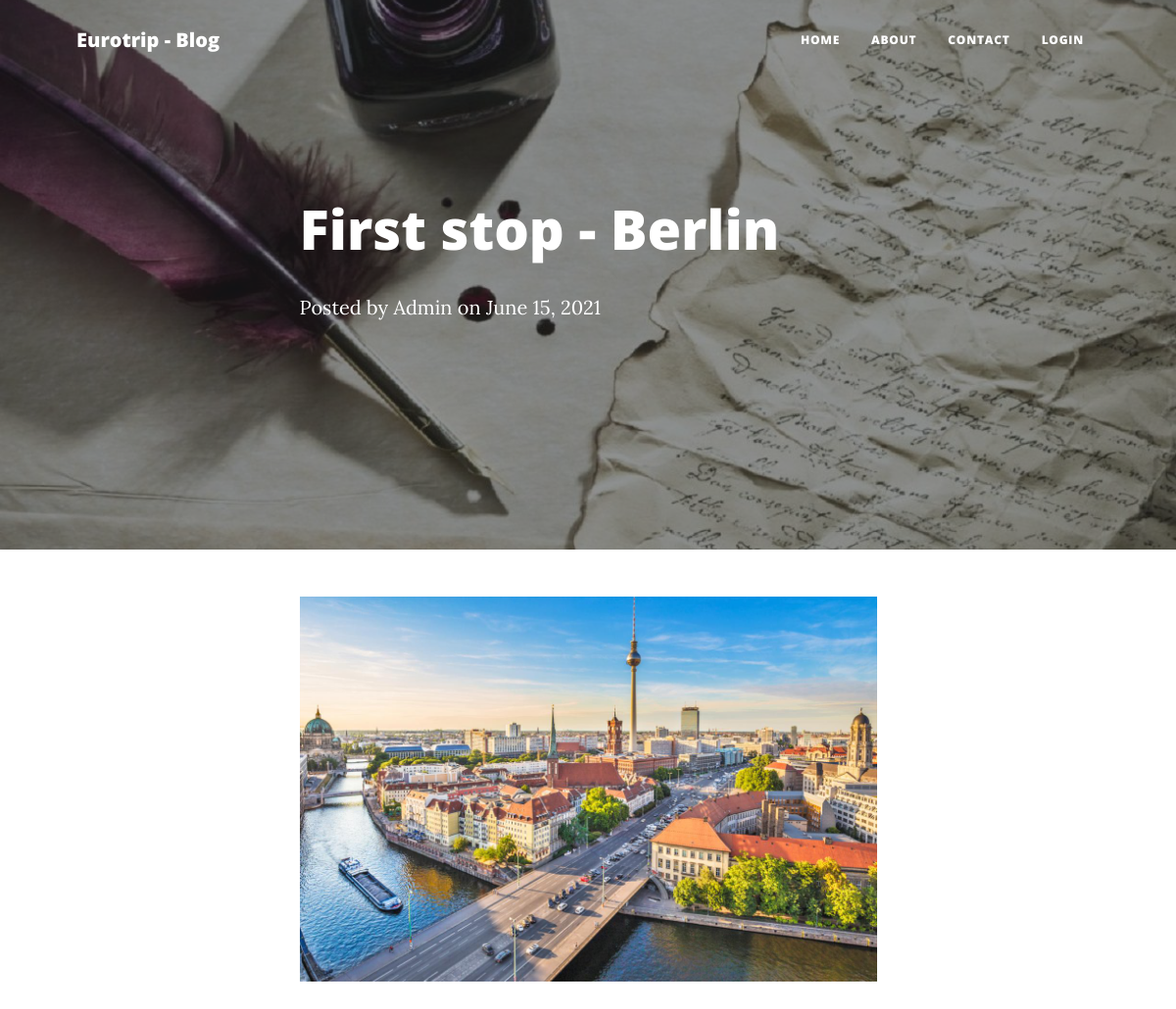
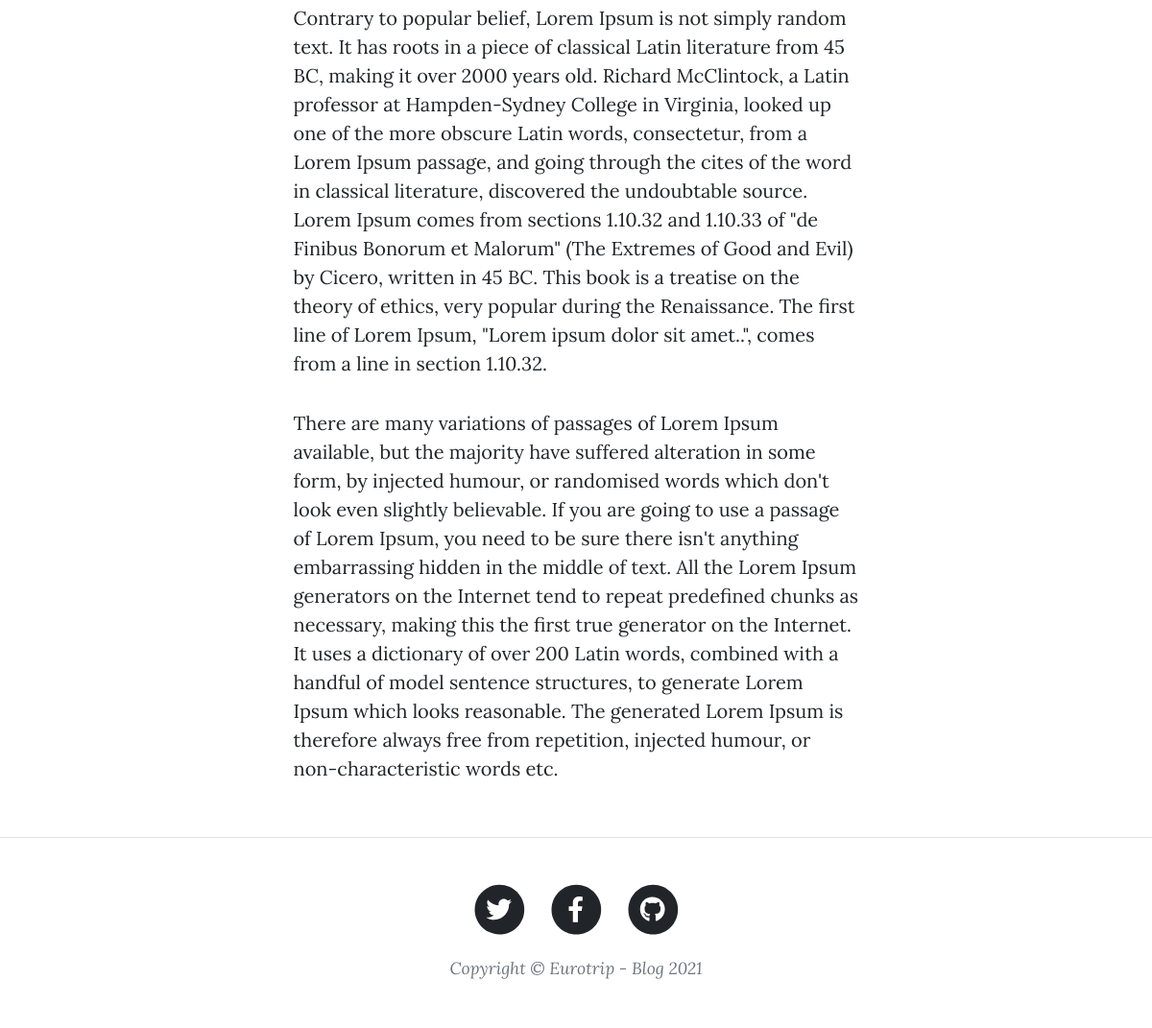
The app's page /single_post.php?post-slug=first-stop---berlin with its own data (2 pictures, top to bottom).
### tables this page shows
CREATE TABLE `posts` (
  `id` int(11) NOT NULL,
  `user_id` int(11) DEFAULT NULL,
  `title` varchar(255) NOT NULL,
  `slug` varchar(255) NOT NULL,
  `views` int(11) NOT NULL DEFAULT 0,
  `image` varchar(255) NOT NULL,
  `body` text NOT NULL,
  `published` tinyint(1) NOT NULL,
  `created_at` timestamp NOT NULL DEFAULT current_timestamp() ON UPDATE current_timestamp(),
  `updated_at` timestamp NOT NULL DEFAULT '0000-00-00 00:00:00'
);

### includes/public_functions.php (called while the page is built, shortened)
<?php
function getPostTopic($post_id){
	global $conn;
	$sql = "SELECT * FROM topics WHERE id=
			(SELECT topic_id FROM post_topic WHERE post_id=$post_id) LIMIT 1";
	$result = mysqli_query($conn, $sql);
	$topic = mysqli_fetch_assoc($result);
	return $topic;
}
function getPost($slug){
	global $conn;
	$post_slug = $_GET['post-slug'];
	$sql = "SELECT * FROM posts WHERE slug='$post_slug' AND published=true";
	$result = mysqli_query($conn, $sql);
	$post = mysqli_fetch_assoc($result);
	if ($post) {
		$post['topic'] = getPostTopic($post['id']);
	}
	return $post;
}
?>

### single_post.php (the view, shortened to what this page needs)
<?php  include('config.php'); ?>
<?php  include('includes/public_functions.php'); ?>
<?php
	if (isset($_GET['post-slug'])) {
		$post = getPost($_GET['post-slug']);
	}
	$roles = ['Admin','Author'];
?>
<?php include('includes/head_section.php'); ?>
</head>
<body>
	<?php include( ROOT_PATH . '/includes/navbar.php'); ?>
	<header class="masthead" style="background-image: url('static/images/post.jpg')">
				<div class="container position-relative px-4 px-lg-5">
					<div class="row gx-4 gx-lg-5 justify-content-center">
						<div class="col-md-10 col-lg-8 col-xl-7">
							<div class="post-heading">
								<h1 class="post-title"><?php echo $post['title']; ?></h1>
								<p class="post-meta">Posted by <?php echo $roles[$post['user_id'] -1]  ?>
									on
									<?php echo date("F j, Y ", strtotime($post["created_at"])); ?>
								</p>
							</div>
						</div>
					</div>
				</div>
			</header>
			<article class="mb-4">
				<div class="container px-4 px-lg-5">
					<div class="row gx-4 gx-lg-5 justify-content-center">
						<div class="col-md-10 col-lg-8 col-xl-7">
						<img class="img-fluid" src="<?php echo BASE_URL . '/static/images/' . $post['image']; ?>" alt="..." /></a>
							<P><?php echo html_entity_decode($post['body']); ?></P>
						</div>
					</div>
				</div>
			</article>
	<?php include( ROOT_PATH . '/includes/footer.php'); ?>

### includes/head_section.php (shortened to what this page needs)
<!DOCTYPE html>
<html>
<head>
<link href="static/css/style.css" rel="stylesheet" />

### includes/navbar.php (shortened to what this page needs)
<nav class="navbar navbar-expand-lg navbar-light" id="mainNav">
	<div class="container px-4 px-lg-5">
		<a class="navbar-brand" href="index.php">Eurotrip - Blog</a>
		<div class="collapse navbar-collapse" id="navbarResponsive">
			<ul class="navbar-nav ms-auto py-4 py-lg-0">
				<li class="nav-item"><a class="nav-link px-lg-3 py-3 py-lg-4" href="index.php">Home</a></li>
				<li class="nav-item"><a class="nav-link px-lg-3 py-3 py-lg-4" href="about.php">About</a></li>
				<li class="nav-item"><a class="nav-link px-lg-3 py-3 py-lg-4" href="contact.php">Contact</a></li>
				<li class="nav-item"><a class="nav-link px-lg-3 py-3 py-lg-4" href="login.php">Login</a></li>
			</ul>
		</div>
	</div>
</nav>

### includes/footer.php (shortened to what this page needs)
  <footer class="border-top">
      <div class="container px-4 px-lg-5">
          <div class="row gx-4 gx-lg-5 justify-content-center">
              <div class="col-md-10 col-lg-8 col-xl-7">
                  <ul class="list-inline text-center">
                      <li class="list-inline-item">
                          <a href="#!">
                              <span class="fa-stack fa-lg">
                                  <i class="fas fa-circle fa-stack-2x"></i>
                                  <i class="fab fa-twitter fa-stack-1x fa-inverse"></i>
                              </span>
                          </a>
                      </li>
                      <li class="list-inline-item">
                          <a href="#!">
                              <span class="fa-stack fa-lg">
                                  <i class="fas fa-circle fa-stack-2x"></i>
                                  <i class="fab fa-facebook-f fa-stack-1x fa-inverse"></i>
                              </span>
                          </a>
                      </li>
                      <li class="list-inline-item">
                          <a href="#!">
                              <span class="fa-stack fa-lg">
                                  <i class="fas fa-circle fa-stack-2x"></i>
                                  <i class="fab fa-github fa-stack-1x fa-inverse"></i>
                              </span>
                          </a>
                      </li>
                  </ul>
                  <div class="small text-center text-muted fst-italic">Copyright &copy; Eurotrip - Blog 2021</div>
              </div>
          </div>
      </div>
  </footer>
</body>
</html>

### records on screen
posts: title "First stop - Berlin", user "Admin", created_at "June 15, 2021", image (picture), body "Contrary to popular belief, Lorem Ipsum is not simply random text. It has roots in a piece of classical Latin literature from 45 BC, making it over 2000 years old. Richard McClintock, a Latin professor at Hampden-Sydney College in Virginia, looked up one of the more obscure Latin words, consectetur, from a Lorem Ipsum passage, and going through the cites of the word in classical literature, discovered the undoubtable source. Lorem Ipsum comes from sections 1.10.32 and 1.10.33 of \"de Finibus Bonorum et Malorum\" (The Extremes of Good and Evil) by Cicero, written in 45 BC. This book is a treatise on the theory of ethics, very popular during the Renaissance. The first line of Lorem Ipsum,…"
